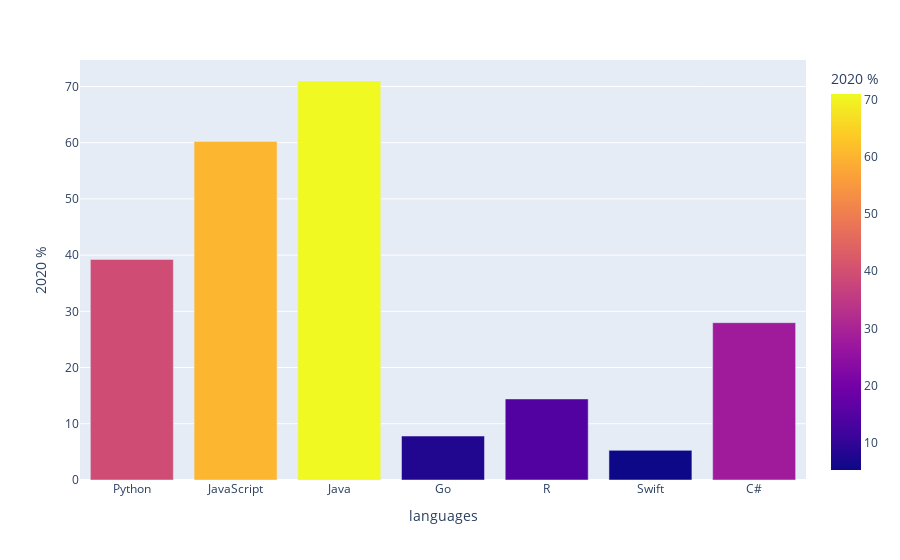

Notebook source saved alongside this figure:
### Code cell
fig = px.bar(t_language_df,  x=t_language_df.index, y='2020',labels={'2020':'2020 %', 'index':'languages'}, height=400,color='2020',)
fig.show()

### Figure 1 — Plotly figure (JSON) as saved in the notebook; plotly's stock layout.template omitted (floating-point values rounded to 4 significant figures)
{"data": [{"alignmentgroup": "True", "hovertemplate": "languages=%{x}<br>2020 %=%{marker.color}<extra></extra>", "legendgroup": "", "marker": {"color": [39.23, 60.23, 70.97, 7.816, 14.42, 5.27, 27.99], "coloraxis": "coloraxis"}, "name": "", "offsetgroup": "", "orientation": "v", "showlegend": false, "textposition": "auto", "type": "bar", "x": ["Python", "JavaScript", "Java", "Go", "R", "Swift", "C#"], "xaxis": "x", "y": [39.23, 60.23, 70.97, 7.816, 14.42, 5.27, 27.99], "yaxis": "y"}], "layout": {"autosize": true, "barmode": "relative", "coloraxis": {"colorbar": {"title": {"text": "2020 %"}}, "colorscale": [[0, "#0d0887"], [0.1111, "#46039f"], [0.2222, "#7201a8"], [0.3333, "#9c179e"], [0.4444, "#bd3786"], [0.5556, "#d8576b"], [0.6667, "#ed7953"], [0.7778, "#fb9f3a"], [0.8889, "#fdca26"], [1, "#f0f921"]]}, "legend": {"tracegroupgap": 0}, "margin": {"t": 60}, "xaxis": {"anchor": "y", "autorange": true, "domain": [0, 1], "range": [-0.5, 6.5], "title": {"text": "languages"}, "type": "category"}, "yaxis": {"anchor": "x", "autorange": true, "domain": [0, 1], "range": [0, 74.71], "title": {"text": "2020 %"}, "type": "linear"}}}
